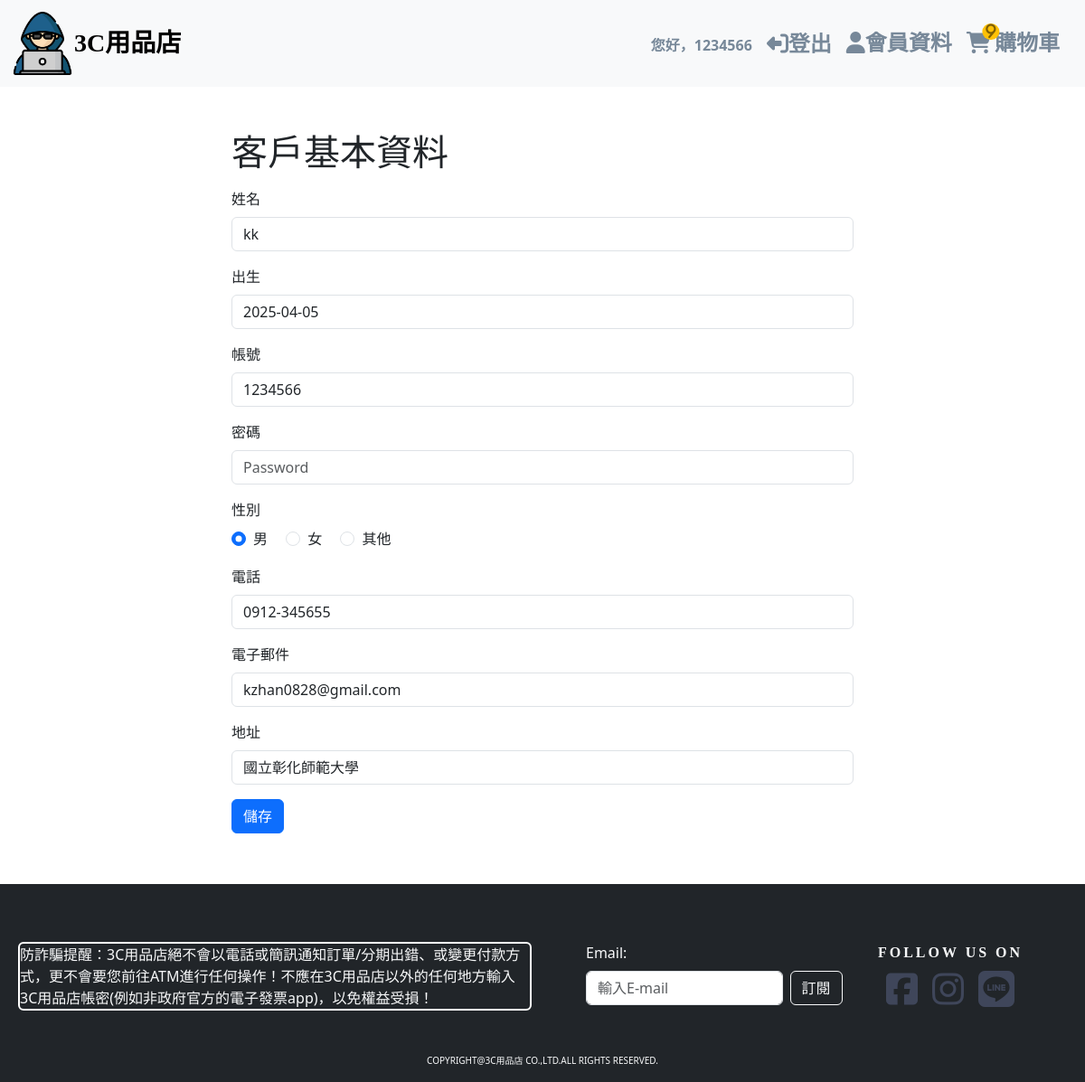
The page /personal_id.php (signed in) on the database its author committed.
### tables this page shows
CREATE TABLE `member` (
  `id` int(11) NOT NULL COMMENT '會員編號',
  `username` varchar(50) NOT NULL COMMENT '登入帳號',
  `password` varchar(255) NOT NULL COMMENT '加密密碼',
  `email` varchar(100) NOT NULL COMMENT '電子郵件',
  `name` varchar(50) DEFAULT NULL COMMENT '姓名',
  `phone` varchar(20) DEFAULT NULL COMMENT '手機號碼',
  `address` text DEFAULT NULL COMMENT '地址',
  `gender` enum('M','F','O') DEFAULT 'O' COMMENT '性別:M=男、F=女、O=其他',
  `birthdate` date DEFAULT NULL COMMENT '生日',
  `created_at` datetime DEFAULT NULL COMMENT '註冊時間',
  `updated_at` datetime DEFAULT NULL ON UPDATE current_timestamp() COMMENT '更新時間',
  `last_login_at` datetime DEFAULT NULL COMMENT '最後登入時間',
  `status` tinyint(1) NOT NULL COMMENT '帳號狀態:1=啟用、0=停用',
  `role` varchar(20) NOT NULL DEFAULT 'user' COMMENT '權限角色'
);

### load_personal_id.php (called while the page is built, shortened)
<?php
    include 'db.php';
    $username = $_SESSION['username'];
    if($username){
        $sql = "SELECT name, birthdate, username, phone, email, address, role, gender FROM member WHERE username = ?";
        $stmt = $conn->prepare($sql);
        $stmt->bind_param("s", $username);
        $stmt->execute();
        $result = $stmt->get_result();
        $user = $result->fetch_assoc();
    }
?>

### personal_id.php (the view, shortened to what this page needs)
<?php include 'load_personal_id.php';?>
<?php include 'head.php';?>
</head>
<body>
  <?php include 'header.php';?>
  <div class="container px-5 py-5">
    <div class="row">
      <div class="col-2"></div>
      <div class="col-8">
        <h1>客戶基本資料</h1>
        <form action="save_user.php" method="post" class="form-horizontal" id="form-personalID">
          <div class="form-group py-2">
            <label for="name" class="form-label">姓名</label>
            <input type="text" name="name" class="form-control" placeholder="ex.王小明" value="<?= htmlspecialchars($user['name'] ?? '')?>" required />
          </div>
          <div class="form-group py-2">
            <label for="birth" class="form-label">出生</label>
            <input type="text" name="birth" placeholder="xxxx-xx-xx" class="form-control" value="<?= htmlspecialchars($user['birthdate'] ?? '')?>" pattern="^((?:19[2-9]\d{1})|(?:20[0-2][0-9]))\-((?:0?[1-9])|(?:1[0-2]))\-((?:0?[1-9])|(?:[1-2][0-9])|30|31)$" />
          </div>
          <div class="form-group py-2">
            <label for="account" class="form-label">帳號</label>
            <input type="text" name="account" placeholder="Account" class="form-control" value="<?= htmlspecialchars($user['username'] ?? '')?>" required readonly/>
          </div>
          <div class="form-group py-2">
            <label for="password" class="form-label">密碼</label>
            <input type="password" name="password" placeholder="Password" class="form-control" minlength="6" required />
          </div>
          <div class="form-group py-2">
            <label class="form-label">性別</label><br>
            <div class="form-check form-check-inline">
              <input class="form-check-input" type="radio" name="gender" id="genderM" value="M" <?= ($user['gender'] ?? '') == 'M' ? 'checked' : '' ?> required>
              <label class="form-check-label" for="genderM">男</label>
            </div>
            <div class="form-check form-check-inline">
              <input class="form-check-input" type="radio" name="gender" id="genderF" value="F" <?= ($user['gender'] ?? '') == 'F' ? 'checked' : '' ?>>
              <label class="form-check-label" for="genderF">女</label>
            </div>
            <div class="form-check form-check-inline">
              <input class="form-check-input" type="radio" name="gender" id="genderO" value="O" <?= ($user['gender'] ?? '') == 'O' ? 'checked' : '' ?>>
              <label class="form-check-label" for="genderO">其他</label>
            </div>
          </div>
          <div class="form-group py-2">
            <label for="phone_number" class="form-label">電話</label>
            <input type="text" name="phone_number" placeholder="09xx-xxxxxx" class="form-control" pattern="09[0-9]{2}-[0-9]{6}" value="<?= htmlspecialchars($user['phone'] ?? '')?>" required/>
          </div>
          <div class="form-group py-2">
            <label for="email" class="form-label">電子郵件</label>
            <input type="email" name="email" placeholder="example@gmail.com" class="form-control" value="<?= htmlspecialchars($user['email'] ?? '')?>" required readonly/>
          </div>
          <div class="form-group py-2">
            <label for="location" class="form-label">地址</label>
            <input type="text" name="location" class="form-control" value="<?= htmlspecialchars($user['address'] ?? '')?>" required/>
          </div>
          <div class="form-group py-2">
            <input type="submit" name="submit-personalID" class="btn btn-primary" value="儲存" />
          </div>
        </form>
      </div>
      <div class="col-2"></div>
    </div>
  </div>
  <?php include 'footer.php';?>
</body>
</html>

### css/style.css (style rules this page uses)
html,body { height:100%; width:100%; margin:0; padding:0; display:flex; flex-direction: column; }

### rows shown on the page
member: name "kk", birth "2025-04-05", account "1234566", gender "☑ 男", gender "☐ 女", gender "☐ 其他", phone_number "0912-345655", email "kzhan0828@gmail.com", location "國立彰化師範大學"

### other values the page prints
$_SESSION['username'] "1234566"
